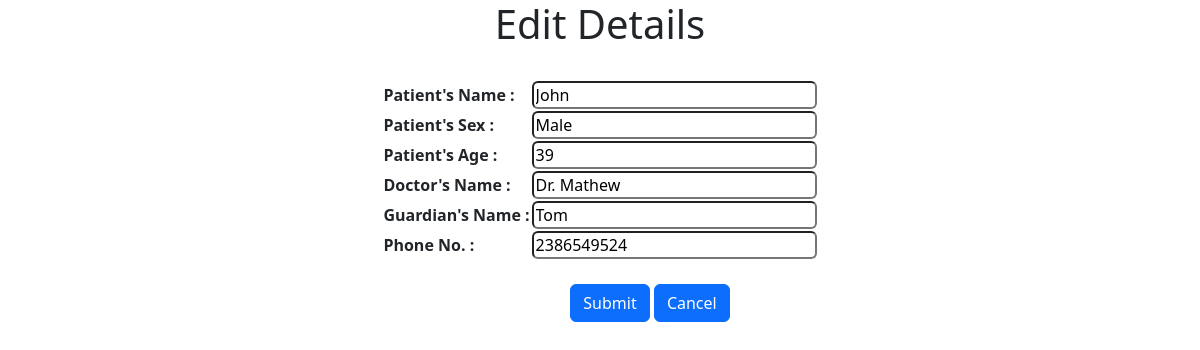
Screenshot of /update/1 with the database file from the repository.
### app.py (models this page shows, shortened)
class Hospital(db.Model):
    __tablenmae__="Hospital"
    id=db.Column(db.Integer,primary_key=True)
    pt_name=db.Column(db.Text)
    sex=db.Column(db.Text)
    age=db.Column(db.Integer)
    doc_name=db.Column(db.Text)
    par_name=db.Column(db.Text)
    ph_num=db.Column(db.Integer)

### app.py (the view, shortened to what this page needs)
@app.route('/update/<int:id>', methods=['GET', 'POST'])
def update(id):
    info = Hospital.query.filter_by(id=id).first()
    return render_template('update.html', info=info)

### templates/update.html (shortened to what this page needs)
<link href="https://cdn.jsdelivr.net/npm/bootstrap@5.2.1/dist/css/bootstrap.min.css" rel="stylesheet">
<body background="/static/doc1.png">
<center><h1>Edit Details</h1></center><br>
<form action="" method="post">
  <center>
<table>
<tr>
  <td><strong>Patient's Name : </strong></td>
  <td><input type="text" name="name" value="{{info.pt_name}}" SIZE="25" style="border-radius: 6px;" ></td>
</tr>
  <tr>
    <td><strong>Patient's Sex : </strong></td>
    <td>  <input type="text" name="sex"  value="{{info.sex}}"  SIZE="25" style="border-radius: 6px;" ></td>
  </tr>
  <tr>
    <td><strong>Patient's Age : </strong></td>
    <td><input type="text" name="age" value="{{info.age}}"  SIZE="25" style="border-radius: 6px;"></td>
  </tr>
    <tr>
      <td><strong>Doctor's Name : </strong> </td>
      <td><input type="text" name="doc"  value="{{info.doc_name}}" SIZE="25" style="border-radius: 6px;"></td>
    </tr>
  <tr>
    <td><strong>Guardian's Name :</strong></td>
    <td><input type="text" name="parname" value="{{info.par_name}}" SIZE="25" style="border-radius: 6px;"></td>
  </tr>
  <tr>
    <td><strong>Phone No. : </strong></td>
    <td><input type="text" name="ph"  value="{{info.ph_num}}" SIZE="25" style="border-radius: 6px;"></td>
  </tr>
</table>
<br>
<input class="btn btn-primary" type="Submit" value="Submit" style='margin-left:100px' onclick="return alert('updated successfully')" >
<a class="btn btn-primary" href="{{url_for('display')}}" role="button">Cancel</a>
</center>
</form>
</body>

### rows the page displays
Hospital: name "John", sex "Male", age "39", doc "Dr. Mathew", parname "Tom", ph "2386549524"
